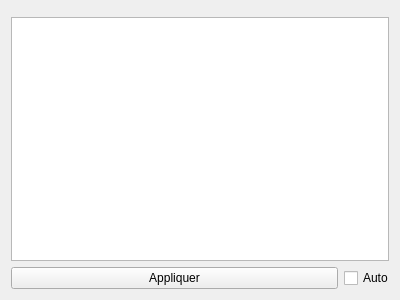
<?xml version="1.0" encoding="UTF-8"?>
<ui version="4.0">
 <class>GItemDrawableConfigurationManagerView</class>
 <widget class="QWidget" name="GItemDrawableConfigurationManagerView">
  <property name="geometry">
   <rect>
    <x>0</x>
    <y>0</y>
    <width>400</width>
    <height>300</height>
   </rect>
  </property>
  <property name="windowTitle">
   <string>Form</string>
  </property>
  <layout class="QVBoxLayout" name="verticalLayout">
   <item>
    <widget class="GComboBoxWithEmptyTitleWidget" name="widgetComboBox" native="true"/>
   </item>
   <item>
    <widget class="QTableWidget" name="tableWidgetConfiguration"/>
   </item>
   <item>
    <layout class="QHBoxLayout" name="horizontalLayout">
     <property name="bottomMargin">
      <number>0</number>
     </property>
     <item>
      <widget class="QPushButton" name="pushButtonApply">
       <property name="text">
        <string>Appliquer</string>
       </property>
      </widget>
     </item>
     <item>
      <widget class="QCheckBox" name="checkBoxAutoApply">
       <property name="maximumSize">
        <size>
         <width>45</width>
         <height>16777215</height>
        </size>
       </property>
       <property name="text">
        <string>Auto</string>
       </property>
      </widget>
     </item>
    </layout>
   </item>
  </layout>
 </widget>
 <customwidgets>
  <customwidget>
   <class>GComboBoxWithEmptyTitleWidget</class>
   <extends>QWidget</extends>
   <header>view/Tools/gcomboboxwithemptytitlewidget.h</header>
   <container>1</container>
  </customwidget>
 </customwidgets>
 <resources/>
 <connections/>
</ui>
